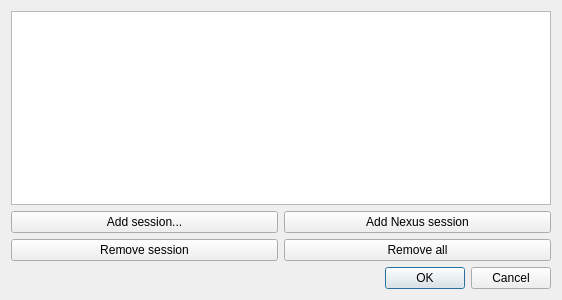
<?xml version="1.0" encoding="UTF-8"?>
<ui version="4.0">
 <class>Dialog</class>
 <widget class="QDialog" name="Dialog">
  <property name="geometry">
   <rect>
    <x>0</x>
    <y>0</y>
    <width>562</width>
    <height>300</height>
   </rect>
  </property>
  <property name="windowTitle">
   <string>Dialog</string>
  </property>
  <layout class="QVBoxLayout" name="verticalLayout">
   <item>
    <layout class="QGridLayout" name="gridLayout">
     <item row="3" column="0">
      <widget class="QPushButton" name="btnClearCurrent">
       <property name="text">
        <string>Remove session</string>
       </property>
      </widget>
     </item>
     <item row="3" column="1">
      <widget class="QPushButton" name="btnClearAll">
       <property name="text">
        <string>Remove all</string>
       </property>
      </widget>
     </item>
     <item row="1" column="0" colspan="2">
      <widget class="NiceListWidget" name="listSessions">
       <property name="sizePolicy">
        <sizepolicy hsizetype="Expanding" vsizetype="Expanding">
         <horstretch>0</horstretch>
         <verstretch>0</verstretch>
        </sizepolicy>
       </property>
       <property name="maximumSize">
        <size>
         <width>16777215</width>
         <height>16777215</height>
        </size>
       </property>
      </widget>
     </item>
     <item row="2" column="0">
      <widget class="QPushButton" name="btnBrowseSession">
       <property name="text">
        <string>Add session...</string>
       </property>
      </widget>
     </item>
     <item row="2" column="1">
      <widget class="QPushButton" name="btnAddNexusSession">
       <property name="text">
        <string>Add Nexus session</string>
       </property>
      </widget>
     </item>
    </layout>
   </item>
   <item>
    <widget class="QDialogButtonBox" name="buttonBox">
     <property name="orientation">
      <enum>Qt::Horizontal</enum>
     </property>
     <property name="standardButtons">
      <set>QDialogButtonBox::Cancel|QDialogButtonBox::Ok</set>
     </property>
    </widget>
   </item>
  </layout>
 </widget>
 <customwidgets>
  <customwidget>
   <class>NiceListWidget</class>
   <extends>QListWidget</extends>
   <header>gaitutils.gui.qt_widgets</header>
  </customwidget>
 </customwidgets>
 <resources/>
 <connections>
  <connection>
   <sender>buttonBox</sender>
   <signal>accepted()</signal>
   <receiver>Dialog</receiver>
   <slot>accept()</slot>
   <hints>
    <hint type="sourcelabel">
     <x>248</x>
     <y>254</y>
    </hint>
    <hint type="destinationlabel">
     <x>157</x>
     <y>274</y>
    </hint>
   </hints>
  </connection>
  <connection>
   <sender>buttonBox</sender>
   <signal>rejected()</signal>
   <receiver>Dialog</receiver>
   <slot>reject()</slot>
   <hints>
    <hint type="sourcelabel">
     <x>316</x>
     <y>260</y>
    </hint>
    <hint type="destinationlabel">
     <x>286</x>
     <y>274</y>
    </hint>
   </hints>
  </connection>
 </connections>
</ui>
